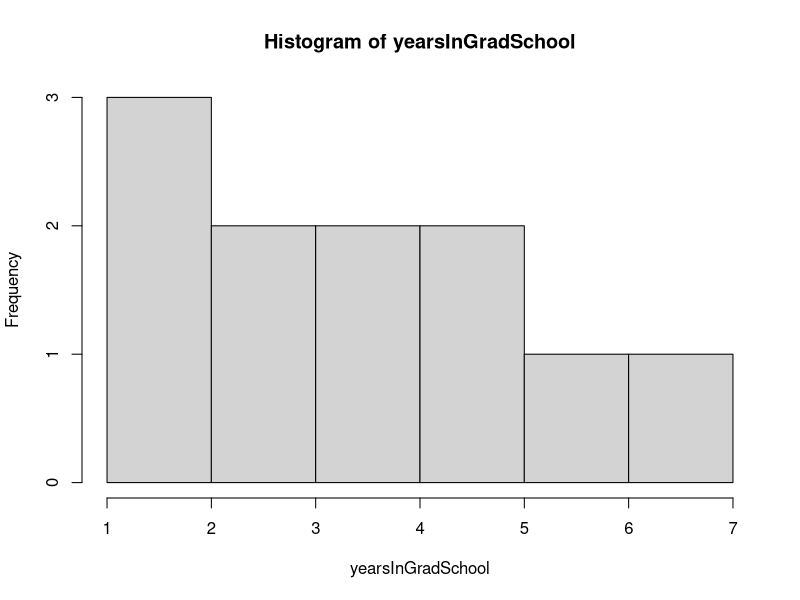
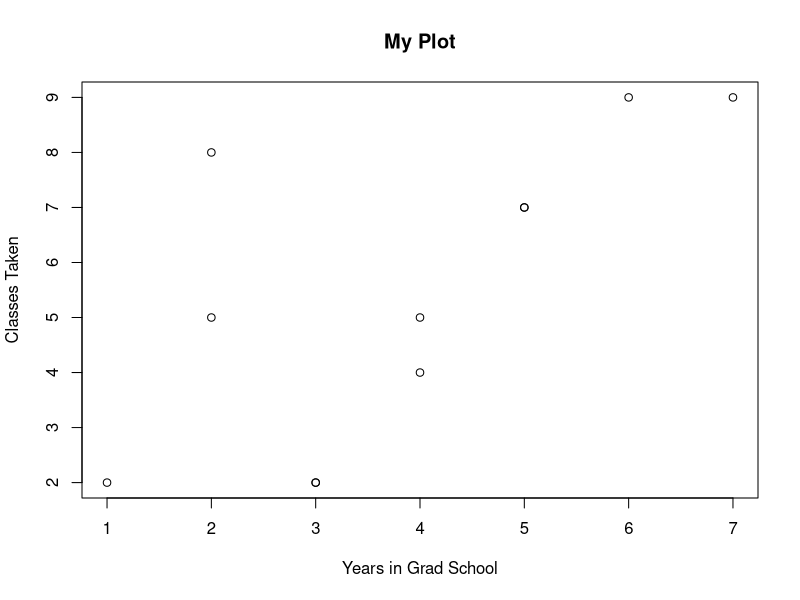
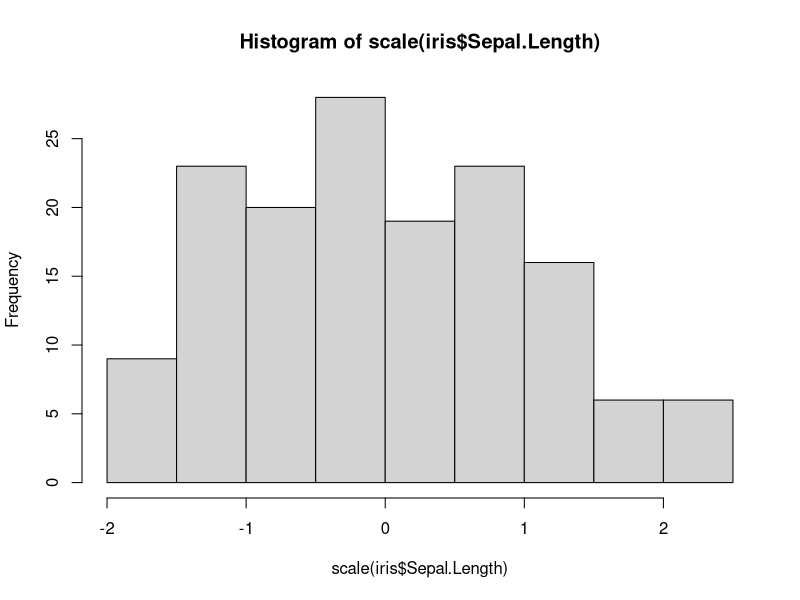
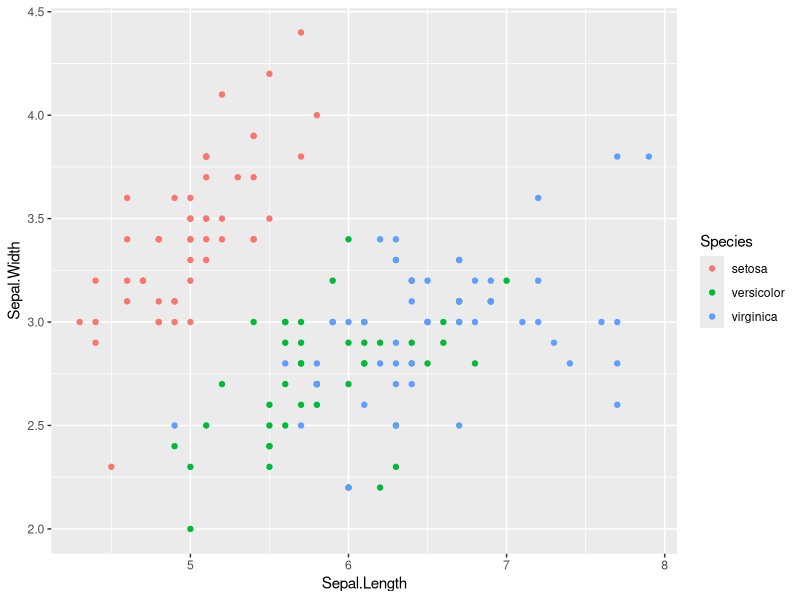
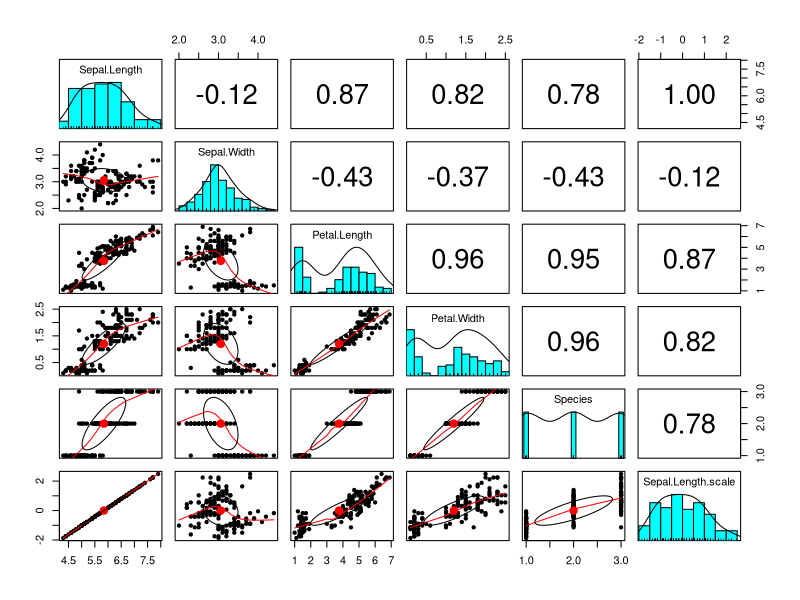
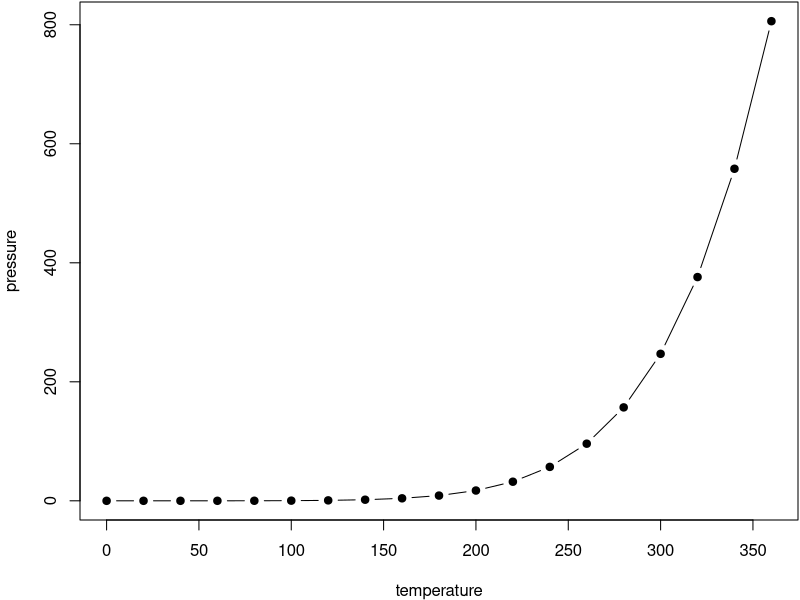
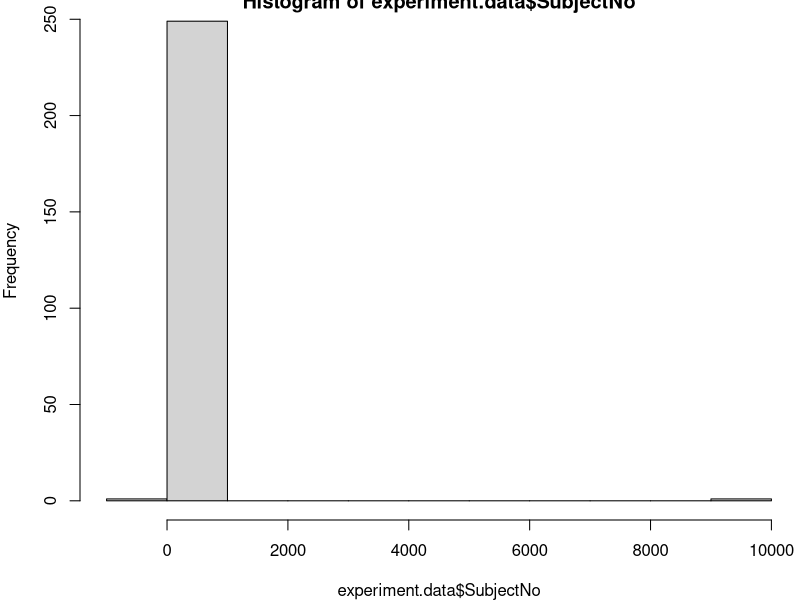
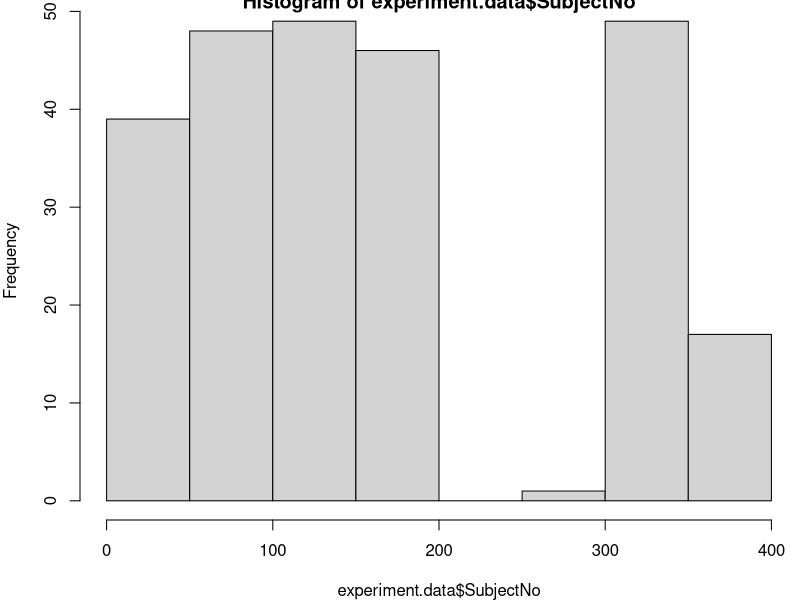

R code for these plots, in order: (Note: this script raises an error after producing the figures.)
## ---- chunk 1
2 + 2
5 - 2
10 / 4
9 * 200
sqrt(81)
10 > 4
2 < -1
## ---- chunk 2
foo <- 2 * 3
foo * 6
## ---- chunk 3
yearsInGradSchool <- c(2,1,4,5,6,7,3,2,4,5,3)
## ---- chunk 4
yearsInGradSchool * 3
## ---- chunk 5
yearsInGradSchool - 2
## ---- chunk 6
yearsInGradSchool < 2
## ---- chunk 7
mean(yearsInGradSchool)
sd(yearsInGradSchool)
## ---- chunk 8
hist(yearsInGradSchool)
scale(yearsInGradSchool)
range(yearsInGradSchool)
min(yearsInGradSchool)
class(yearsInGradSchool)
str(yearsInGradSchool)
summary(yearsInGradSchool)
## ---- chunk 9
yearsInGradSchool <- c(2,1,4,5,6,7,3,2,4,5,3)
classesTaken <- c(5,2,5,7,9,9,2,8,4,7,2)
gradData <- data.frame(yearsInGradSchool,classesTaken)
## ---- chunk 10
cor(yearsInGradSchool,classesTaken)
## ---- chunk 11
plot(yearsInGradSchool,classesTaken, 
     data = gradData, 
     main = "My Plot", 
     xlab = "Years in Grad School", 
     ylab = "Classes Taken")
## ---- chunk 12
str(iris)
class(iris)
summary(iris)
## ---- chunk 13
iris$Sepal.Length
## ---- chunk 14
hist(scale(iris$Sepal.Length))

iris$Sepal.Length.scale <- scale(iris$Sepal.Length)
## ---- chunk 15
iris[1,1]
iris[2,]
iris[,5]
iris[iris$Sepal.Length < 5,]
iris[,c(1:4)]
iris[c(1,2,3,4,5,6,8),c(1:3,5)]
Setosas <- iris[iris$Species == "setosa",]
## ---- chunk 16

library(ggplot2)
ggplot(iris, aes(x = Sepal.Length, y = Sepal.Width, 
                 color = Species), 
       xlab = "Sepal Length",
       ylab = "Sepal Width",
       main = "My Plot") + geom_point()
## ---- chunk 17
library(psych)
pairs.panels(iris)
## ---- chunk 18
par(mar = c(4, 4, .1, .1))
plot(pressure, type = 'b', pch = 19)
## ---- chunk 19
knitr::kable(
  head(iris, 20), caption = 'Here is a nice table!',
  booktabs = TRUE
)
## ---- chunk 20
 # Import Libraries 
 library(stringr)
 library(data.table)
 library(psych)
## ---- chunk 21
# Make sure to load in both datasets as we will want them both in our analysis.
# We also want to make sure to clean both datasets as we are going. 
experiment.data <- read.csv("datasets/Demographic_Data.csv")
item.level.data <- read.csv("datasets/ItemLevelData.csv")
## ---- chunk 22
str(experiment.data) # Check to see if R guessed correctly on data types
## ---- chunk 23
experiment.data$inst <- as.character(experiment.data$inst)
experiment.data$Gender <- as.character(experiment.data$Gender)
experiment.data$Major <- as.character(experiment.data$Major)
experiment.data$Minor <- as.character(experiment.data$Minor)
experiment.data$BeginTrain <- as.character(experiment.data$BeginTrain)
experiment.data$AbsPitch <- as.character(experiment.data$AbsPitch)
experiment.data$Live12Mo <- as.numeric(experiment.data$Live12Mo)
experiment.data$ActListenMin <- as.character(experiment.data$ActListenMin)

str(experiment.data) # Notice how that our character columns now have " " around them.

## ---- chunk 24
# Check for Import Errors 
table(complete.cases(experiment.data)) # Not all observations have everything! 
complete.cases(experiment.data)
table(is.na(experiment.data))
# Gotta decide what to do about it!!
## ---- chunk 25
experiment.data$BeginTrain
## ---- chunk 26
experiment.data$BeginTrain[250]
## ---- chunk 27
experiment.data$BeginTrain[250] <- "12"
experiment.data$BeginTrain 
## ---- chunk 28
ifelse(experiment.data$BeginTrain == "","0",experiment.data$BeginTrain)
## ---- chunk 29
experiment.data$BeginTrain <- as.numeric(ifelse(experiment.data$BeginTrain == "","0",experiment.data$BeginTrain))
## ---- chunk 30
experiment.data$BeginTrain
## ---- chunk 31
experiment.data$Gender # Are there any common trends?
table(experiment.data$Gender)
## ---- chunk 32
experiment.data$Gender <- str_to_lower(experiment.data$Gender)
experiment.data$Gender <- str_replace(experiment.data$Gender,"^.*f.*$","Female")
experiment.data$Gender <- str_replace(experiment.data$Gender,"^m.*$","Male")
experiment.data$Gender <- str_replace(experiment.data$Gender,"^country$","No Response")

experiment.data$Gender[30] <- "No Response" #Something Might Be Up w this datapoint?
experiment.data$Gender[63] <- "No Response" #Something Might Be Up w this datapoint?

experiment.data$Gender <- as.factor(experiment.data$Gender)
table(experiment.data$Gender)

#--------------------------------------------------
# Can we do same thing for AP?
experiment.data$AbsPitch
experiment.data$AbsPitch <- str_to_lower(experiment.data$AbsPitch)
experiment.data$AbsPitch <- str_replace(experiment.data$AbsPitch,"^.*n.*$","no")
experiment.data$AbsPitch[30] <- "no"
experiment.data$AbsPitch <- as.factor(experiment.data$AbsPitch)
table(experiment.data$AbsPitch)
## ---- chunk 33
names(experiment.data)
names(item.level.data)
## ---- chunk 34
names(item.level.data)
names(experiment.data)
setnames(item.level.data,"tmp.dat.subject.1.","SubjectNo")
setnames(experiment.data,"Sub","SubjectNo") # Make this clearer!!! 
## ---- chunk 35
 
item.level.data$SubjectNo <- str_replace_all(string = item.level.data$SubjectNo, pattern = ".csv", replacement = "")
item.level.data$SubjectNo <- str_replace_all(string = item.level.data$SubjectNo, pattern = "C", replacement = "")
item.level.data$SubjectNo <- str_replace_all(string = item.level.data$SubjectNo, pattern = "M", replacement = "")
item.level.data$SubjectNo <- str_replace_all(string = item.level.data$SubjectNo, pattern = "CM", replacement = "")
item.level.data$SubjectNo <- as.numeric(item.level.data$SubjectNo)

## ---- chunk 36
hist(experiment.data$SubjectNo) # Cause for alarm! Negative values and placeholders!
## ---- chunk 37
# Drop those 
experiment.data <- experiment.data[experiment.data$SubjectNo > 0 & experiment.data$SubjectNo < 1000,]
## ---- chunk 38
hist(experiment.data$SubjectNo)
hist(item.level.data$SubjectNo)
## ---- chunk 39
item.level.data <- data.table(item.level.data)
experiment.data <- data.table(experiment.data)

item.level.data

exp.data <- item.level.data[experiment.data, on="SubjectNo"]

exp.data
## ---- chunk 40
exp.data <- data.frame(exp.data)
exp.data <- exp.data[,c(1,40:100,2:39)]
## ---- chunk 41
pairs.panels(exp.data[,2:7], lm = TRUE)
## ---- chunk 42

gmsi.z.scores <- apply(exp.data[2:7],2,scale)

exp.data.with.z <- cbind(exp.data, gmsi.z.scores)

#Now we can index this to find values above whatever theshold we want!

table(gmsi.z.scores > 2)
gmsi.z.indexer <- gmsi.z.scores > 2
gmsi.z.scores[gmsi.z.indexer] # See what they are, find them , decide to get rid of
## ---- chunk 43
gmsi.responses <- exp.data[,c(63:100)]

mahal <- mahalanobis(gmsi.responses,
                     colMeans(gmsi.responses, na.rm = TRUE), 
                     cov(gmsi.responses, 
                         use = "pairwise.complete.obs"))                    ## Create Distance Measures

cutoff <- qchisq(.999, ncol(gmsi.responses))                                ## Create cutoff object .001 signifiance and DF = obs
summary(mahal < cutoff)                                                     ## 11 Subjects greater than 70 cutoff 

# Add On Variables 
exp.data$mahal <- mahal
exp.data <- data.table(exp.data) # To use easier indexer, needs data.table 
exp.data[exp.data$mahal < cutoff]
## ---- chunk 44
apply(gmsi.responses, 2, skew)
apply(gmsi.responses, 2 , kurtosi)

## ---- chunk 45
write.csv(exp.data,"datasets/My_Experiment_Data.csv")
## ---- chunk 46
student <- c(1,2,3,4,5,6)
SAT <- c(480,530,560,650,720,760)
satData <- data.frame(student,SAT)
satData
## ---- chunk 47
library(ggplot2)
set.seed(666)
uniformData <- runif(n=1000, min=0, max=100)
distributions <- data.frame(uniformData)

# Make variable to remove ggplot elements 
cleanUpPlots <-  theme(axis.title.x=element_blank(),
                  axis.text.x=element_blank(),
                  axis.ticks.x=element_blank(),
                  axis.text.y=element_blank(),
                  axis.ticks.y=element_blank())

ggplot(distributions, aes(distributions$uniformData)) + 
  geom_histogram(binwidth = 5) +
  labs(x = "Independent Variable", y = "Frequency", title = "Uniform Distribution") + cleanUpPlots
## ---- chunk 48
positiveSkewData <- rchisq(1000,6) # Chi Square distributions are positively skewed
negativeSkewData <- - positiveSkewData # Flip it!
distributions <- data.frame(uniformData, positiveSkewData, negativeSkewData)
ggplot(distributions, aes(distributions$positiveSkewData)) + 
  geom_histogram(binwidth = 1) +
  labs(x = "Independent Variable", y = "Frequency", title = "Positive Skew Distribution") +    cleanUpPlots
ggplot(distributions, aes(distributions$negativeSkewData)) + 
  geom_histogram(binwidth = 1) +
  labs(x = "Independent Variable", y = "Frequency", title = "Negative Skew Distribution") +   cleanUpPlots
## ---- chunk 49
normalData <- rnorm(n = 1000,mean = 0,sd = 2) # Flip it!
distributions <- data.frame(uniformData, positiveSkewData, negativeSkewData, normalData)
ggplot(distributions, aes(distributions$normalData)) + 
  geom_histogram(binwidth = 1) +
  labs(x = "Independent Variable", y = "Frequency", title = "Normal Distribution") +    cleanUpPlots
## ---- chunk 50
leptoData <- rnorm(n = 1000,mean = 0,sd = 2) 
platyData <- rnorm(n = 1000,mean = 0,sd = 2)
distributions <- data.frame(uniformData, positiveSkewData, negativeSkewData, normalData,leptoData, platyData)
ggplot(distributions, aes(distributions$leptoData)) + 
  geom_histogram(binwidth = 1) +
  labs(x = "Independent Variable", y = "Frequency", title = "Leptokurtic Distribution, FIX ME") +    cleanUpPlots
ggplot(distributions, aes(distributions$platyData)) + 
  geom_histogram(binwidth = 1) +
  labs(x = "Independent Variable", y = "Frequency", title = "Platykurtic Distribution, FIX ME") +    cleanUpPlots
## ---- chunk 51
# Typing it out 
our.data <- c(480 + 530 + 560 + 650 + 720 + 760)
how.many <- length(our.data)
our.data/how.many

# Inbuilt functions
mean(satData$SAT)
median(satData$SAT)
## ---- chunk 52
our.answer <- c(480 + 530 + 560 + 650 + 720 + 760) / 6
our.answer
## ---- chunk 53
760 - 480
# OR
range(satData$SAT)
max(satData$SAT) - min(satData$SAT)
## ---- chunk 54
y <- satData$SAT
boxplot.example <- data.frame(
          x = 1,
          y0 = min(y),
          y25 = quantile(y, 0.25),
          y50 = median(y),
          y75 = quantile(y, 0.75),
          y100 = max(y)
)

ggplot(boxplot.example, aes(x)) +
    labs(title = "Example of Boxplot") + geom_boxplot(aes(ymin = y0, lower = y25, middle = y50, upper = y75, ymax = y100),
    stat = "identity")
## ---- chunk 55
var(satData$SAT)
## ---- chunk 56
sd(satData$SAT)
## ---- chunk 57
ballet <- c(83, 98, 45, 69, 52, 94, 82, 74, 71, 83, 62, 85, 90, 97, 61, 74, 74, 88)
## ---- chunk 58
median(ballet)
## ---- chunk 59
mean(ballet)
## ---- chunk 60
sd(ballet)
## ---- chunk 61
ballet_mean <- mean(ballet)
ballet_median <- median(ballet)
ballet_sd <- sd(ballet)
## ---- chunk 62
sum((ballet - ballet_mean)^2)
sum((ballet - ballet_median)^2)
# Then having R do the final work for us
sum((ballet - ballet_mean)^2) > sum((ballet - ballet_median)^2)
## ---- chunk 63
(73 - ballet_mean)/ ballet_sd
(99 - ballet_mean)/ ballet_sd
(66 - ballet_mean)/ ballet_sd
## ---- chunk 64
pnorm(q = 73, mean = ballet_mean, sd =  ballet_sd)
## ---- chunk 65
1 - pnorm(q = 73, mean = ballet_mean, sd =  ballet_sd)
## ---- chunk 66
pnorm(q = 100, mean = ballet_mean, sd =  ballet_sd) - pnorm(q = 75, mean = ballet_mean, sd =  ballet_sd)

pnorm(q = 76, mean = ballet_mean, sd =  ballet_sd)
## ---- chunk 67
(.05 * ballet_sd) + ballet_mean
## ---- chunk 68
fall <- c(82.4,150,11.56)
spring <- c(84.2,150,11.44)
stat <- c("Mean","N","s2")
grades <- data.frame(stat,fall, spring)
grades
## ---- chunk 69
# Dep
younger <- c(10,11,18,12, 15)
older <- c(18,17,19,16,15)
dep <- data.frame(younger, older)
## ---- chunk 70
white <- c(6,7,3,2,3,5,0)
black <- c(10,9,4,10,10,3)
hispanic <- c(6,10,5,5,10,2) 
## ---- chunk 71
library(data.table)
deadsheep <- fread("datasets/deadsheep.csv")
deadsheep[, Animal := as.factor(animal)]
sheep.model.1 <- aov(fatness ~ Animal, data=deadsheep)
summary(sheep.model.1)
## ---- chunk 72
#Test IND of IV and CV
ind.sheep <- aov(weight ~ Animal, data=deadsheep) ## Check CV for IV indep, want non-sig
summary(ind.sheep) # p=.104
## ---- chunk 73
sheepANCOVA <- aov(fatness ~ Animal + weight, data=deadsheep)
library(car)
Anova(sheepANCOVA, type="III")
## ---- chunk 74
library(effects)
mean.sheep <- effect("Animal", sheepANCOVA, se=TRUE)
summary(mean.sheep)
## ---- chunk 75
hoRS.sheep <- aov(fatness ~ weight + Animal + animal:weight, data=deadsheep)
Anova(hoRS.sheep, type="III")
## ---- chunk 76
library(ggplot2)
ggplot(deadsheep, aes(x = weight, y = fatness, color = Animal)) + 
  geom_point() + 
  geom_smooth(method = "lm") + 
  labs(title = "Homogeneity of Regression Slopes", x = "Weight", y = "Fatness")

## ---- chunk 77
require(psych)
require(MASS)
require(GPArotation)
library(data.table)
fa7111data <- fread("datasets/sexRoles.csv")
fa7111matrix <- as.matrix(fa7111data)
## ---- chunk 78
KMO(fa7111matrix)
cortest.bartlett(fa7111matrix,n=369)
## ---- chunk 79
allFactor7111 <- fa(fa7111matrix,nfactors=45,rotate="none")
plot(allFactor7111$values)
## ---- chunk 80
twoFactor7111 <- fa(fa7111matrix,nfactors=2,rotate="varimax")
twoFactor7111$loadings
## ---- chunk 81
#Removal of Items
removed_fa7111data <- fa7111data[,c(3,4,7,10,11,12,23,25,27,29,31,38,40,42,43,44,5,6,13,15,17,18,20,21,22,24,32,33,34,35,36,45)]
str(removed_fa7111data)
removed_fa7111matrix <- as.matrix(removed_fa7111data)
#View(removed_fa7111matrix)
removed_all <- fa(removed_fa7111matrix, nfactors = 32, rotate="none")
plot(removed_all$values) # Run Two factor model
removed_all_2 <- fa(removed_fa7111matrix, nfactors = 2, rotate = "varimax")
removed_all_2$loadings
## ---- chunk 82
#removed_all <- fa(removed_fa7111matrix, nfactors = 32, rotate="none")
plot(removed_all$values) # Run Two factor model
removed_all_2.1 <- fa(removed_fa7111matrix, nfactors = 5, rotate = "varimax")
removed_all_2.1$loadings
## ---- chunk 83
 library(lavaan)
 example.model <- '
 C ~ y*B + w*A
 D ~ z*C + x*A
 #Optional Label of Residual Variance
 C~~C_Resid*C
 #Optional Label of Residual Variance
 D~~D_Resid*D
 ' 
## ---- chunk 84
#--------------------------------------------------
## Make Data
regression.cor <- lav_matrix_lower2full(c(1,.2,1,.24,.3,1,.7,.8,.3,1))
colnames(regression.cor) <- row.names(regression.cor) <- c("X1","X2","X3","Y")
regression.cor

## Specifiy Path Model 
regression.model <- '
#Structural Model for Y
Y ~ a*X1 + b*X2 + c*X3
#Label Residual Variance for Y 
Y ~~ z*Y
'

## Estimate Parameters with sem() and n = 1000

regression.fit <- sem(regression.model, sample.cov = regression.cor, sample.nobs = 1000)
summary(regression.fit, rsquare=TRUE)
#--------------------------------------------------
## ---- chunk 85
# Indirect Model 

# Make Data
beaujean.cov <- lav_matrix_lower2full(c(648.07,30.05,8.64,140.18,25.57,233.21))
colnames(beaujean.cov) <- row.names(beaujean.cov) <- c("salary","school","iq")
beaujean.cov
# Specifiy Path Model 

beaujean.model <- '
salary ~ a*school + c*iq
school ~ b*iq
ind:= b*c
'

# Estimate Parameters 

beaujean.fit <- sem(beaujean.model, sample.cov = beaujean.cov, sample.nobs = 300)

summary(beaujean.fit)

## Reporting results
library(xtable)
xtable(parameterEstimates(regression.fit, standardized = TRUE)[,c(1:3,5:6,12)], caption="Example Table Using \\texttt{xtable()} Function.")
## ---- chunk 86
library(lavaan)
#convert vector of correlations into matrix
wisc4.cor <- lav_matrix_lower2full(c(1,.72,1,.64,.63,1,.51,.48,.37,1,.37,.38,.38,.38,1))
colnames(wisc4.cor) <- rownames(wisc4.cor) <- c(
  "Information",
  "Similarities",
  "Word.Reasoning",
  "Matrix.Reasoning",
  "Picture.Concepts")
#Enter SDs 
wisc4.sd <- c(3.01, 3.03,2.99,2.89,2.98)
names(wisc4.sd) <- c(
  "Information",
  "Similarities",
  "Word.Reasoning",
  "Matrix.Reasoning",
  "Picture.Concepts") 
## Make correlations CVs via info from SD
wisc4.cov <- cor2cov(wisc4.cor,wisc4.sd)
#Designate Model 
wisc4.model <- '
g =~ a*Information + b*Similarities + c*Word.Reasoning + d*Matrix.Reasoning + e*Picture.Concepts
'
wisc4.fit <- cfa(model = wisc4.model,sample.cov = wisc4.cov,sample.nobs = 550, std.lv=FALSE)
# First two above are model and data 
# Second says how big is your sample size
# Standard with lavaan is use first LV as indicator, which is redundant with std.lv=FALSE
# If you put it as TRUE it scales ''g'' by standardizing it, estimate all loadings w SD of LV = 1
summary(wisc4.fit, standardized=TRUE)
# If you put standardized=TRUE it gives BOTH standardized and unstandardized values
# Estimate column is the raw scores with marker variable to scale LV 
# NOTE THERE ARE TWO TYPES OF STANDARDIZED SCORES
# 1. Std.lv Standardizes LV, but leaves MV in RAW
# 2. Std.all Standardizes both LV and MV!!
parameterEstimates(wisc4.fit, standardized = TRUE, ci =FALSE)
## ---- chunk 87
#Model-Implied Covariances 
fitted(wisc4.fit)

#Transform Model Implied Covarianes to correlations
wisc4Fit.cov <- fitted(wisc4.fit)$cov
wisc4Fit.cor <- cov2cor(wisc4.cov)

#Original Correlations 
wisc4.cor

#Residual Correlations 
residuals(wisc4.fit, type = "cor")
fitMeasures(wisc4.fit)
modificationIndices(wisc4.fit) #see how to improve!   
## ---- chunk 88
# Marker Variable 
wisc4.model.Std <- '
g =~ NA*Information + a*Information + b*Similarities + c*Word.Reasoning + d*Matrix.Reasoning + e*Picture.Concepts

# constrain LV Variance to 1 
g~~1*g
'
wisc4.fit.Std <- cfa(wisc4.model.Std, sample.cov = wisc4.cov, sample.nobs = 550)

# AND 

wisc4.model.effects <- '
g =~ NA*Information + a*Information + b*Similarities + c*Word.Reasoning + d*Matrix.Reasoning + e*Picture.Concepts

#Constrain Loadings Sums To One 
a + b + c + d + e == 5
' 
wisc4.fit.effects <- cfa(wisc4.model.effects,sample.cov = wisc4.cov, sample.nobs = 550)
## ---- chunk 89
wisc4.model2 <- '
V =~ a*Information + b*Similarities + c*Word.Reasoning
F =~ d*Matrix.Reasoning + e*Picture.Concepts
V~~f*F
'

wisc4.fit2 <- cfa(wisc4.model2,sample.cov = wisc4.cov, sample.nobs = 550)
## ---- chunk 90
##SEM 
wisc4.SEM.model <- '
#Define Latent Variables, just like above!
V =~ a*Information + b*Similarities + c*Word.Reasoning
F =~ d*Matrix.Reasoning + e*Picture.Concepts
# Define Structural Relations
V~k*F
' 

wisc4.SEM.fit <- sem(wisc4.SEM.model, sample.cov = wisc4.cov, sample.nobs = 550)
summary(wisc4.SEM.fit, standardized=TRUE)
